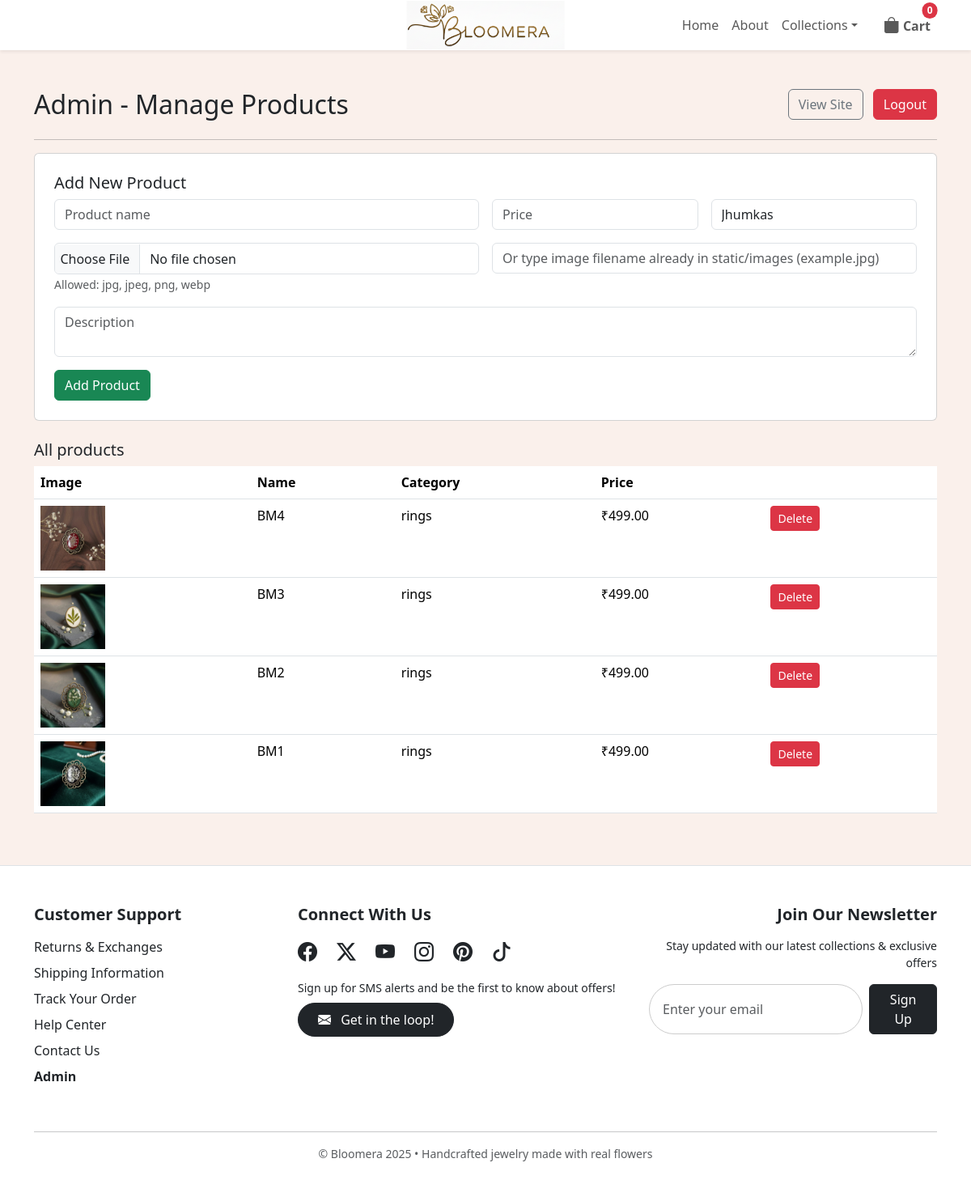
The app's page /admin/products (signed in) with its own data.
### models.py (models this page shows)
class Product(db.Model):
    id = db.Column(db.Integer, primary_key=True)
    name = db.Column(db.String(240), nullable=False)
    description = db.Column(db.Text, nullable=True)
    price = db.Column(db.Float, nullable=False, default=0.0)
    category = db.Column(db.String(80), nullable=False)   # should match collection slugs
    image_url = db.Column(db.String(255), nullable=True)   # filename stored in static/images/
    created_at = db.Column(db.DateTime, default=datetime.utcnow)

### app.py (the view, shortened to what this page needs)
    @app.route('/admin/products', methods=['GET', 'POST'])
    @login_required
    @admin_required
    def admin_products():
        categories = ['jhumkas', 'bracelets', 'studs', 'pendants', 'vintage', 'rings']
        products = Product.query.order_by(Product.created_at.desc()).all()
        return render_template('admin_products.html', products=products, categories=categories)

### templates/admin_products.html
{% extends "base.html" %}
{% block content %}
<div class="container py-5">
  <div class="d-flex justify-content-between">
    <h2>Admin - Manage Products</h2>
    <div>
      <a class="btn btn-outline-secondary me-2" href="{{ url_for('index') }}">View Site</a>
      <a class="btn btn-danger" href="{{ url_for('logout') }}">Logout</a>
    </div>
  </div>
  <hr>
  <div class="card p-4 mb-4">
    <h5>Add New Product</h5>
    <form method="POST" enctype="multipart/form-data" class="row g-3">
      <div class="col-md-6">
        <input name="name" class="form-control" placeholder="Product name" required>
      </div>
      <div class="col-md-3">
        <input type="number" step="0.01" name="price" class="form-control" placeholder="Price" required>
      </div>
      <div class="col-md-3">
        <select name="category" class="form-control" required>
          {% for c in categories %}
          <option value="{{ c }}">{{ c.title() }}</option>
          {% endfor %}
        </select>
      </div>
      <div class="col-md-6">
        <input type="file" name="image" class="form-control">
        <small class="text-muted">Allowed: jpg, jpeg, png, webp</small>
      </div>
      <div class="col-md-6">
        <input name="image_url" class="form-control" placeholder="Or type image filename already in static/images (example.jpg)">
      </div>
      <div class="col-12">
        <textarea name="description" class="form-control" placeholder="Description"></textarea>
      </div>
      <div class="col-12">
        <button class="btn btn-success">Add Product</button>
      </div>
    </form>
  </div>
  <h5>All products</h5>
  <table class="table">
    <thead><tr><th>Image</th><th>Name</th><th>Category</th><th>Price</th><th></th></tr></thead>
    <tbody>
      {% for p in products %}
      <tr>
        <td><img src="{{ url_for('static', filename='images/' ~ (p.image_url or 'placeholder.jpg')) }}" width="80"></td>
        <td>{{ p.name }}</td>
        <td>{{ p.category }}</td>
        <td>₹{{ "%.2f"|format(p.price) }}</td>
        <td>
          <form method="POST" action="{{ url_for('delete_product', product_id=p.id) }}" onsubmit="return confirm('Delete product?')">
            <button class="btn btn-sm btn-danger">Delete</button>
          </form>
        </td>
      </tr>
      {% endfor %}
    </tbody>
  </table>
</div>
{% endblock %}

### templates/base.html (shortened to what this page needs)
<!doctype html>
<html lang="en">
<head>
  <link href="https://cdn.jsdelivr.net/npm/bootstrap@5.3.2/dist/css/bootstrap.min.css" rel="stylesheet">
  <link rel="stylesheet" href="{{ url_for('static', filename='styles.css') }}">
  <link rel="stylesheet" href="https://cdn.jsdelivr.net/npm/bootstrap-icons@1.11.3/font/bootstrap-icons.css">
</head>
<body>
  <nav class="navbar navbar-expand-lg navbar-light bg-white shadow-sm sticky-top">
    <div class="container position-relative">
      <a class="navbar-brand position-absolute top-50 start-50 translate-middle" href="{{ url_for('index') }}">
        <img src="{{ url_for('static', filename='images/bloomeralogo.png') }}" alt="Bloomera Logo" height="60">
      </a>
      <div class="collapse navbar-collapse justify-content-end" id="nav">
        <ul class="navbar-nav align-items-center">
          <li class="nav-item"><a class="nav-link" href="{{ url_for('index') }}">Home</a></li>
          <li class="nav-item"><a class="nav-link" href="{{ url_for('about') }}">About</a></li>
          <li class="nav-item dropdown">
            <a class="nav-link dropdown-toggle" href="#" id="catDrop" data-bs-toggle="dropdown">Collections</a>
          </li>
          <li class="nav-item dropdown ms-lg-3">
            <a class="nav-link position-relative fw-bold" href="#" id="cartDropdown" role="button" data-bs-toggle="dropdown" aria-expanded="false">
              <i class="bi bi-bag-fill fs-5"></i> Cart
              <span id="cart-count" class="position-absolute translate-middle badge rounded-pill bg-danger">0</span>
            </a>
          </li>
        </ul>
      </div>
    </div>
  </nav>
  <main>
    {% block content %}{% endblock %}
  </main>
  <footer class="bg-white text-dark py-5 border-top">
    <div class="container">
      <div class="row justify-content-center align-items-start text-center text-md-start">
        <div class="col-md-8 d-flex flex-column flex-md-row justify-content-center justify-content-md-start align-items-start gap-5 mb-4">
          <div class="footer-support">
            <h5 class="fw-bold mb-3 text-center text-md-start">Customer Support</h5>
            <ul class="list-unstyled mb-0">
              <li><a href="#" class="text-decoration-none text-dark d-block mb-2">Returns & Exchanges</a></li>
              <li><a href="#" class="text-decoration-none text-dark d-block mb-2">Shipping Information</a></li>
              <li><a href="#" class="text-decoration-none text-dark d-block mb-2">Track Your Order</a></li>
              <li><a href="#" class="text-decoration-none text-dark d-block mb-2">Help Center</a></li>
              <li><a href="#" class="text-decoration-none text-dark d-block mb-2">Contact Us</a></li>
               <li><a href="{{ url_for('admin_products') }}"
         class="text-decoration-none text-dark d-block mb-2 fw-semibold">
         Admin
      </a>
    </li>
            </ul>
          </div>
          <div class="footer-connect text-center text-md-start ms-md-5">
            <h5 class="fw-bold mb-3">Connect With Us</h5>
            <div class="d-flex justify-content-center justify-content-md-start mb-3 flex-wrap gap-4">
              <a href="https://facebook.com" target="_blank" class="text-dark fs-4"><i class="bi bi-facebook"></i></a>
              <a href="https://x.com" target="_blank" class="text-dark fs-4"><i class="bi bi-twitter-x"></i></a>
              <a href="https://youtube.com" target="_blank" class="text-dark fs-4"><i class="bi bi-youtube"></i></a>
              <a href="https://instagram.com/bloomera.jewels" target="_blank" class="text-dark fs-4"><i class="bi bi-instagram"></i></a>
              <a href="https://pinterest.com" target="_blank" class="text-dark fs-4"><i class="bi bi-pinterest"></i></a>
              <a href="https://tiktok.com" target="_blank" class="text-dark fs-4"><i class="bi bi-tiktok"></i></a>
            </div>
            <p class="small mb-2">Sign up for SMS alerts and be the first to know about offers!</p>
            <a href="#" class="btn btn-dark rounded-pill px-4 py-2">
              <i class="bi bi-envelope-fill me-2"></i> Get in the loop!
            </a>
          </div>
        </div>
        <div class="col-md-4 text-center text-md-end">
          <h5 class="fw-bold mb-3">Join Our Newsletter</h5>
          <p class="small mb-3">Stay updated with our latest collections & exclusive offers</p>
          <form class="d-flex justify-content-center justify-content-md-end">
            <input type="email" class="form-control me-2 w-75" placeholder="Enter your email" required>
            <button type="submit" class="btn btn-dark">Sign Up</button>
          </form>
        </div>
      </div>
      <hr class="mt-4">
      <div class="text-center small text-muted">
        © Bloomera 2025 • Handcrafted jewelry made with real flowers
      </div>
    </div>
  </footer>
</body>
</html>

### static/styles.css (style rules this page uses)
:root { --accent:#f8f2ee; --muted:#6c757d; --card-radius:12px; }
body { background-color: #f7e8e0 !important; }
body { background: url("../images/flowers-bg.jpg") no-repeat center center fixed; background-size: cover; position: relative; background-repeat: no-repeat; z-index: 0; }
body::before { content: ""; position: fixed; top: 0; left: 0; width: 100%; height: 100%; opacity: 50%; background: rgba(255, 255, 255, 0.7); z-index: -1; }
input[type="file"] { padding: .4rem; }
#cart-count { top: 5px !important; right: -10px !important; font-size: 0.75rem; padding: 4px 6px; }
footer { background-color: #ffffff; color: #4e1616; }
footer a { text-decoration: none; color: #ffb6c1; }
footer input.form-control { border-radius: 50px; padding: 0.5rem 1rem; border: 1px solid #ccc; }
footer form button { border-radius: 50px; }
footer .footer-support, footer .footer-connect { min-width: 230px; }

### templates/base.html (style rules this page uses)
#cart-count { font-size: 0.75rem; padding: 4px 6px; top: 0.4rem; right: -0.6rem; }

### records on screen
Product: image_url (picture), name "BM4", category "rings", price "499.00"
Product: image_url (picture), name "BM3", category "rings", price "499.00"
Product: image_url (picture), name "BM2", category "rings", price "499.00"
Product: image_url (picture), name "BM1", category "rings", price "499.00"

### other values on screen
form field category "Jhumkas"
